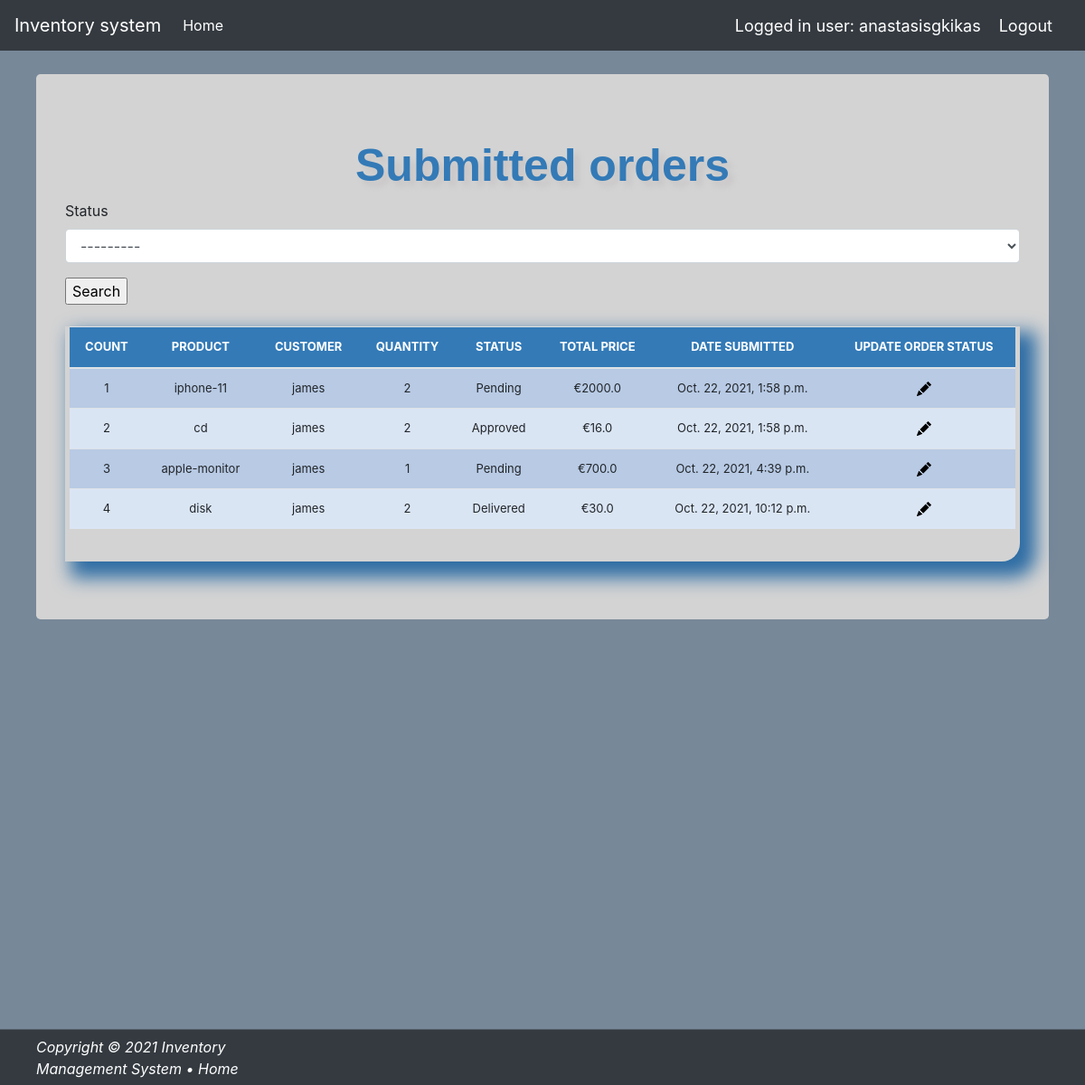
The page /employee/ (signed in) on the database its author committed.
### invmanagement/models.py (models this page shows, shortened)
class Order(models.Model):
    product = models.ForeignKey(Product, on_delete=models.SET_NULL, blank=True, null=True )
    user = models.ForeignKey(User, on_delete=models.SET_NULL, blank=True, null=True, related_name='%(class)s_groups')
    date = models.DateTimeField(default=datetime.datetime.today)
    status = models.CharField(max_length=50, null=True, blank=True, choices=STATUS)
    quantity = models.IntegerField(default='0', blank=False, null=True)
    price = models.FloatField(max_length=50, null=True)
    phone = models.CharField(max_length=10, null=True)
    address = models.CharField(max_length=100, null=True)

class Product(models.Model):
    category = models.CharField(max_length=50, blank=True, choices=category_choice)
    prod_name = models.CharField(max_length=50, blank=True, null=True)
    quantity = models.IntegerField(default='0', blank=False, null=True)
    availability = models.BooleanField(default=False)
    last_updated = models.DateTimeField(auto_now_add=False, auto_now=True)
    price = models.IntegerField(default=0, blank=False)
    def __str__(self):
        return self.prod_name

### invmanagement/authentications.py (the view)
		def wrapper_func(request, *args, **kwargs):
			group = None
			if request.user.groups.exists():
				group = request.user.groups.all()[0].name
			if group in allowed_roles:
				return view_func(request, *args, **kwargs)
			else:
				return HttpResponse('You are not authorized to view this page')

### invmanagement/forms.py
class OrderSearchForm(forms.ModelForm):
    class Meta:
        model = Order
        fields = ['status']

### invmanagement/authentications.py (called while the page is built)
def allowed_users(allowed_roles=[]):
	def decorator(view_func):
		def wrapper_func(request, *args, **kwargs):
			group = None
			if request.user.groups.exists():
				group = request.user.groups.all()[0].name
			if group in allowed_roles:
				return view_func(request, *args, **kwargs)
			else:
				return HttpResponse('You are not authorized to view this page')
		return wrapper_func
	return decorator

### invmanagement/templatetags/cart.py (called while the page is built)
@register.filter(name='currency')
def currency(price):
    return "€" + str(price)

@register.filter(name="multiply")
def multiply(n1, n2):
    return n1 * n2

### invmanagement/views.py (called while the page is built, shortened)
@login_required(login_url='login')
@allowed_users(allowed_roles=['admin', 'employee'])
def orders(request):
    header = 'Submitted orders'
    form = OrderSearchForm(request.POST or None)
    queryset = Order.objects.filter(user__groups__name='customer',
                                    )
    context = {
        "form": form,
        "header": header,
        "queryset": queryset,
    }
    return render(request, "list_orders.html", context)

### invmanagement/templates/list_orders.html (shortened to what this page needs)
{% load static %}
{% load crispy_forms_tags %}
{% load cart %}
<!doctype html>
<html lang="en">
<head>
    <link href="{% static '/css/stylesheet.css' %}" rel="stylesheet">
    <link href="{% static '/css/bootstrap.min.css' %}" rel="stylesheet">
    <link href="{% static 'css/navbar-top-fixed.css' %}" rel="stylesheet">
</head>
<body id="bg" style="background-color: lightslategrey;">
{% include 'navbar.html' %}
<main role="main" class="flex-column" style="margin-right: 40px; margin-left: 40px; margin-top: 10px">
    <div class="jumbotron" style="background-color: lightgrey">
        <div class="header">{{ header }}</div>
        <form method='POST' action=''>{% csrf_token %}
            {{ form|crispy }}
            <input type="submit" value='Search'/>
        </form>
        <br>
        <div class="display_table">
            <table class='table'>
                <thead>
                <tr>
                    <th>COUNT</th>
                    <th>PRODUCT</th>
                    <th>CUSTOMER</th>
                    <th>QUANTITY</th>
                    <th>STATUS</th>
                    <th>TOTAL PRICE</th>
                    <th>DATE SUBMITTED</th>
                    <th>UPDATE ORDER STATUS</th>
                </tr>
                </thead>
                {% for instance in queryset %}
                    <tr>
                        <td>{{ forloop.counter }}</td>
                        <td>{{ instance.product }}</td>
                        <td>{{ instance.user }}</td>
                        <td>{{ instance.quantity }}</td>
                        <td>{{ instance.status }}</td>
                        <td>{{ instance.quantity|multiply:instance.price|currency }}</td>
                        <td>{{ instance.date }}</td>
                        <td><a href="{% url 'update_order' instance.id %}"><img
        src="{% static 'img/pencil-fill.svg' %}"></a></td>
                    </tr>
                {% endfor %}
            </table>
        </div>
    </div>
</main>
{% include "footer.html" %}
</body>
</html>

### invmanagement/templates/navbar.html (shortened to what this page needs)
{% load static %}
<nav class="navbar navbar-expand-md navbar-dark fixed-top bg-dark">
    <a class="navbar-brand" href="/">Inventory system</a>
    <div class="collapse navbar-collapse" id="navbarCollapse">
        <ul class="navbar-nav mr-auto">
            {% if request.user.groups.all.0.name != "customer" %}
                <li class="nav-item active">
                    <a class="nav-link" href="/">Home <span class="sr-only">(current)</span></a>
                </li>
            {% endif %}
        </ul>
        <span class="hello-msg">Logged in user: {{ request.user }}</span>
        <span><a class="hello-msg" href="{% url 'logout' %}">Logout</a></span>
    </div>
</nav>

### invmanagement/templates/footer.html
{% load static %}
<link href="{% static 'css/footer.css' %}" rel="stylesheet">
<div class="footer">
    <footer>
        <h9>Copyright &copy; 2021 Inventory Management System</h9>
        <a href="/" style="color: white; text-align: right"> • Home </a>
    </footer>
</div>

### static/css/stylesheet.css (style rules this page uses)
body { background-color: #34eb6b; min-height: 100vh; }
.table { font-size: 13px; text-align: center; width: 95%; margin: auto; }
.table tr:nth-child(odd) { background: #B8CAE4 }
.table tr:nth-child(even) { background: #dae5f4 }
th { background-color: #337ab7; color: white; }
.display_table { border-bottom-right-radius: 20px; padding-left: 5px; padding-right: 5px; padding-bottom: 20px; box-shadow: 12px 12px 20px 6px #2e6da4; }
.header { font-family: helvetica; color: #337ab7; font-size: 50px; text-align: center; width: 100%; text-shadow: 6px 6px 6px #c9c6c6; display: block; font-weight: bolder; }
.bg-dark { background-repeat: no-repeat; background-size: cover; }

### static/css/navbar-top-fixed.css (style rules this page uses)
body { min-height: 75rem; padding-top: 4.5rem; }

### static/css/footer.css (style rules this page uses)
.footer { padding-left: 40px; padding-right: 865px; padding-top: 7px; padding-bottom: 7px; background-color: #343a40; color: white; font-style: italic; position: sticky; top: 100%; }

### invmanagement/templates/navbar.html (style rules this page uses)
.hello-msg { font-size: 18px; color: #fff; margin-right: 20px; }

### rows shown on the page
Order: product "iphone-11", user "james", quantity "2", status "Pending", quantity|multiply "€2000.0", date "Oct. 22, 2021, 1:58 p.m."
Order: product "cd", user "james", quantity "2", status "Approved", quantity|multiply "€16.0", date "Oct. 22, 2021, 1:58 p.m."
Order: product "apple-monitor", user "james", quantity "1", status "Pending", quantity|multiply "€700.0", date "Oct. 22, 2021, 4:39 p.m."
Order: product "disk", user "james", quantity "2", status "Delivered", quantity|multiply "€30.0", date "Oct. 22, 2021, 10:12 p.m."

### other values the page prints
{{ request.user }} "anastasisgkikas"
{{ header }} "Submitted orders"
